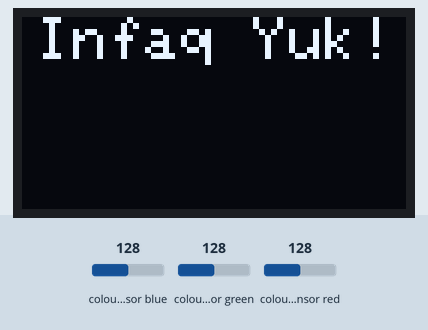
The sketch below on a simulated ESP32. Shown: 128×64 one-colour display. Wiring (inferred from the names in the program): TCS3200 colour sensor: output GPIO 15; S2 GPIO 2; S3 GPIO 4. Inputs (shaded band) come from the test bench; at power-on: colour sensor blue 128, colour sensor green 128, colour sensor red 128. WiFi joins after 1.5 s; servers stay silent unless stated; the display library's start-up logo is not drawn; the local clock reads 2024-03-15 10:24:30 at power-on unless the sketch sets it; what the sketch prints to the serial monitor is not drawn.

Above: at 6.0 s.

The sketch:

Kotak_amal_tcs3200.ino
```cpp
#define S2 2       /*Define S2 Pin Number of ESP32*/
#define S3 4        /*Define S3 Pin Number of ESP32*/
#define sensorOut 15 /*Define Sensor Output Pin Number of ESP32*/
#include <WiFi.h>
#include <WiFiClientSecure.h>
#include <UniversalTelegramBot.h>
#include <ArduinoJson.h>
#include <SPI.h>
#include <Wire.h>
#include <Adafruit_GFX.h>
#include <Adafruit_SSD1306.h>

#define SCREEN_WIDTH 128  // OLED display width, in pixels
#define SCREEN_HEIGHT 64  // OLED display height, in pixels

// Declaration for an SSD1306 display connected to I2C (SDA, SCL pins)
// The pins for I2C are defined by the Wire-library.
// On an arduino UNO:       A4(SDA), A5(SCL)
// On an arduino MEGA 2560: 20(SDA), 21(SCL)
// On an arduino LEONARDO:   2(SDA),  3(SCL), ...
#define OLED_RESET -1        // Reset pin # (or -1 if sharing Arduino reset pin)
#define SCREEN_ADDRESS 0x3C  ///< See datasheet for Address; 0x3D for 128x64, 0x3C for 128x32
Adafruit_SSD1306 display(SCREEN_WIDTH, SCREEN_HEIGHT, &Wire, OLED_RESET);

#define NUMFLAKES 10  // Number of snowflakes in the animation example

#define LOGO_HEIGHT 16
#define LOGO_WIDTH 16
static const unsigned char PROGMEM logo_bmp[] = { 0b00000000, 0b11000000,
                                                  0b00000001, 0b11000000,
                                                  0b00000001, 0b11000000,
                                                  0b00000011, 0b11100000,
                                                  0b11110011, 0b11100000,
                                                  0b11111110, 0b11111000,
                                                  0b01111110, 0b11111111,
                                                  0b00110011, 0b10011111,
                                                  0b00011111, 0b11111100,
                                                  0b00001101, 0b01110000,
                                                  0b00011011, 0b10100000,
                                                  0b00111111, 0b11100000,
                                                  0b00111111, 0b11110000,
                                                  0b01111100, 0b11110000,
                                                  0b01110000, 0b01110000,
                                                  0b00000000, 0b00110000 };

// Wifi network station credentials
#define WIFI_SSID "ichibot"
#define WIFI_PASSWORD "we@ichibot"
// Telegram BOT Token (Get from Botfather)
#define BOT_TOKEN "6527652038:AAEy5hAaSS72aX-NnJnYdQBFqp_9wtkX6QQ"

// Use @myidbot (IDBot) to find out the chat ID of an individual or a group
// Also note that you need to click "start" on a bot before it can
// message you
#define CHAT_ID "6320889521"

WiFiClientSecure secured_client;
UniversalTelegramBot bot(BOT_TOKEN, secured_client);

/*Define int variables*/
int Red = 0;
int Green = 0;
int Blue = 0;
int Frequency = 0;
bool statusUang = 0;
bool msg = 0;
int Uang = 0;

void setup() {
  pinMode(S2, OUTPUT);       /*Define S2 Pin as a OUTPUT*/
  pinMode(S3, OUTPUT);       /*Define S3 Pin as a OUTPUT*/
  pinMode(sensorOut, INPUT); /*Define Sensor Output Pin as a INPUT*/
  Serial.begin(115200);      /*Set the baudrate to 115200*/
  Serial.print("This is TCS3200 Calibration Code");

  Serial.println();

  // attempt to connect to Wifi network:
  Serial.print("Connecting to Wifi SSID ");
  Serial.print(WIFI_SSID);
  WiFi.begin(WIFI_SSID, WIFI_PASSWORD);
  secured_client.setCACert(TELEGRAM_CERTIFICATE_ROOT);  // Add root certificate for api.telegram.org
  while (WiFi.status() != WL_CONNECTED) {
    Serial.print(".");
    delay(500);
  }
  Serial.print("\nWiFi connected. IP address: ");
  Serial.println(WiFi.localIP());

  Serial.print("Retrieving time: ");
  configTime(0, 0, "pool.ntp.org");  // get UTC time via NTP
  time_t now = time(nullptr);
  while (now < 24 * 3600) {
    Serial.print(".");
    delay(100);
    now = time(nullptr);
  }
  Serial.println(now);

  bot.sendMessage(CHAT_ID, "Bot started up", "");

  // SSD1306_SWITCHCAPVCC = generate display voltage from 3.3V internally
  if (!display.begin(SSD1306_SWITCHCAPVCC, SCREEN_ADDRESS)) {
    Serial.println(F("SSD1306 allocation failed"));
    for (;;)
      ;  // Don't proceed, loop forever
  }

  // Show initial display buffer contents on the screen --
  // the library initializes this with an Adafruit splash screen.
  display.display();
  delay(2000);  // Pause for 2 seconds

  // Clear the buffer
  display.clearDisplay();

  // Draw a single pixel in white
  display.drawPixel(10, 10, SSD1306_WHITE);

  // Show the display buffer on the screen. You MUST call display() after
  // drawing commands to make them visible on screen!
  display.display();
  delay(2000);
}

void loop() {
  display.clearDisplay();
  display.setTextSize(2);  // Draw 2X-scale text
  display.setTextColor(SSD1306_WHITE);
  display.setCursor(5, 0);
  display.println(F("Infaq Yuk!"));
  display.display();  // Show initial text
  delay(100);

  Red = getRed();
  delay(200); /*wait a 200mS*/
  Green = getGreen();
  delay(200); /*wait a 200mS*/
  Blue = getBlue();
  delay(200); /*wait a 200mS*/
  Serial.print("Red Freq = ");
  Serial.print(Red); /*Print Red Color Value on Serial Monitor*/
  Serial.print("   ");
  Serial.print("Green Freq = ");
  Serial.print(Green); /*Print Green Color Value on Serial Monitor*/
  Serial.print("   ");
  Serial.print("Blue Freq = ");
  Serial.println(Blue); /*Print Blue Color Value on Serial Monitor*/

  if (Red > 35 && Red < 40 && Green > 32 && Green < 37 && Blue > 25 && Blue < 30 && statusUang == 0) {  //parameter masing-masing uang harus dikalibrasi manual
    Serial.println("2rb");
    Uang = Uang + 2000;
    statusUang = !statusUang;
  } else if (Red > 20 && Red < 28 && Green > 25 && Green < 35 && Blue > 25 && Blue < 35 && statusUang == 0) {  //parameter masing-masing uang harus dikalibrasi manual
    Serial.println("5rb");
    Uang = Uang + 5000;
    statusUang = !statusUang;
  } else if (Red > 30 && Red < 37 && Green > 35 && Green < 40 && Blue > 25 && Blue < 30 && statusUang == 0) {  //parameter masing-masing uang harus dikalibrasi manual
    Serial.println("10rb");
    Uang = Uang + 10000;
    statusUang = !statusUang;
  } else if (Red > 22 && Red < 27 && Green > 18 && Green < 23 && Blue > 17 && Blue < 22 && statusUang == 0) {  //parameter masing-masing uang harus dikalibrasi manual
    Serial.println("20rb");
    Uang = Uang + 20000;
    statusUang = !statusUang;
  } else if (Red > 46 && Red < 55 && Green > 33 && Green < 38 && Blue > 25 && Blue < 30 && statusUang == 0) {  //parameter masing-masing uang harus dikalibrasi manual
    Serial.println("50rb");
    Uang = Uang + 50000;
    statusUang = !statusUang;
  } else if (Red > 17 && Red < 22 && Green > 23 && Green < 29 && Blue > 19 && Blue < 25 && statusUang == 0) {  //parameter masing-masing uang harus dikalibrasi manual
    Serial.println("100rb");
    Uang = Uang + 100000;
    statusUang = !statusUang;
  } else if (Red > 100 && Green > 100 && Blue > 100) {  //reset
    statusUang = 0;
    msg = 0;
  }
  if (statusUang == 1 && msg == 0) {
    Serial.println(Uang);
    display.clearDisplay();
    display.setTextSize(2);  // Draw 2X-scale text
    display.setTextColor(SSD1306_WHITE);
    display.setCursor(5, 0);
    display.println(F("Jazakllahu"));
    display.setCursor(10, 15);
    display.println(F("Khairan!"));
    display.display();  // Show initial text
    delay(2000);

    bot.sendMessage(CHAT_ID, "Saldo Infaq Hari Ini :");
    String nominal = String(Uang);
    bot.sendMessage(CHAT_ID, nominal);

    msg = !msg;
  }
}

int getRed() {
  digitalWrite(S2, LOW);
  digitalWrite(S3, LOW);
  Frequency = pulseIn(sensorOut, LOW); /*Get the Red Color Frequency*/
  return Frequency;
}

int getGreen() {
  digitalWrite(S2, HIGH);
  digitalWrite(S3, HIGH);
  Frequency = pulseIn(sensorOut, LOW); /*Get the Green Color Frequency*/
  return Frequency;
}

int getBlue() {
  digitalWrite(S2, LOW);
  digitalWrite(S3, HIGH);
  Frequency = pulseIn(sensorOut, LOW); /*Get the Blue Color Frequency*/
  return Frequency;
}
```
